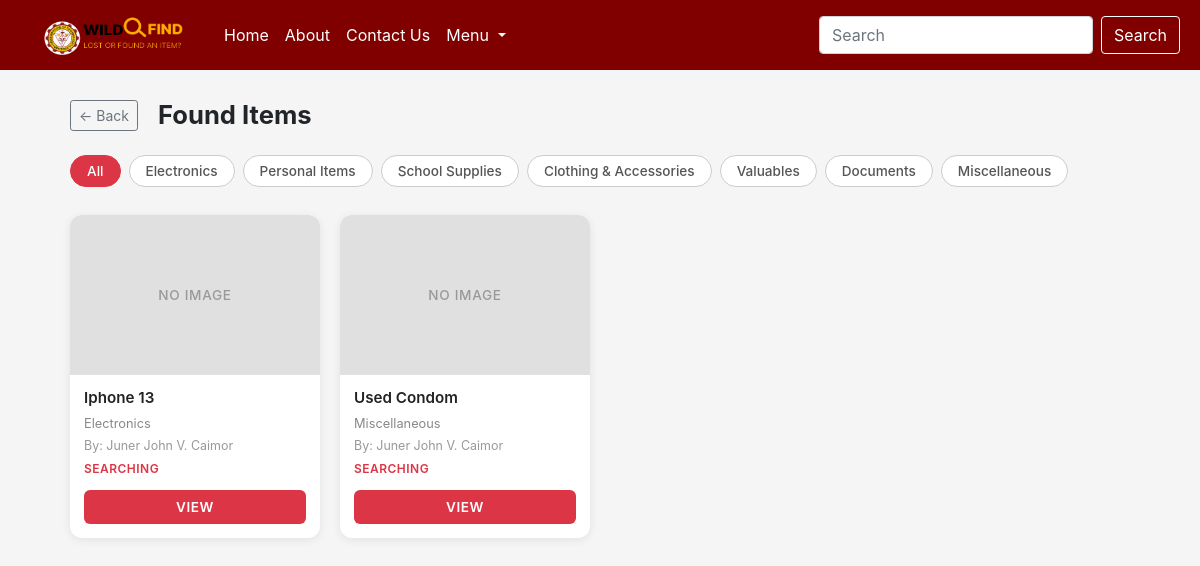
The app's page /lost_items.php (signed in), older data.
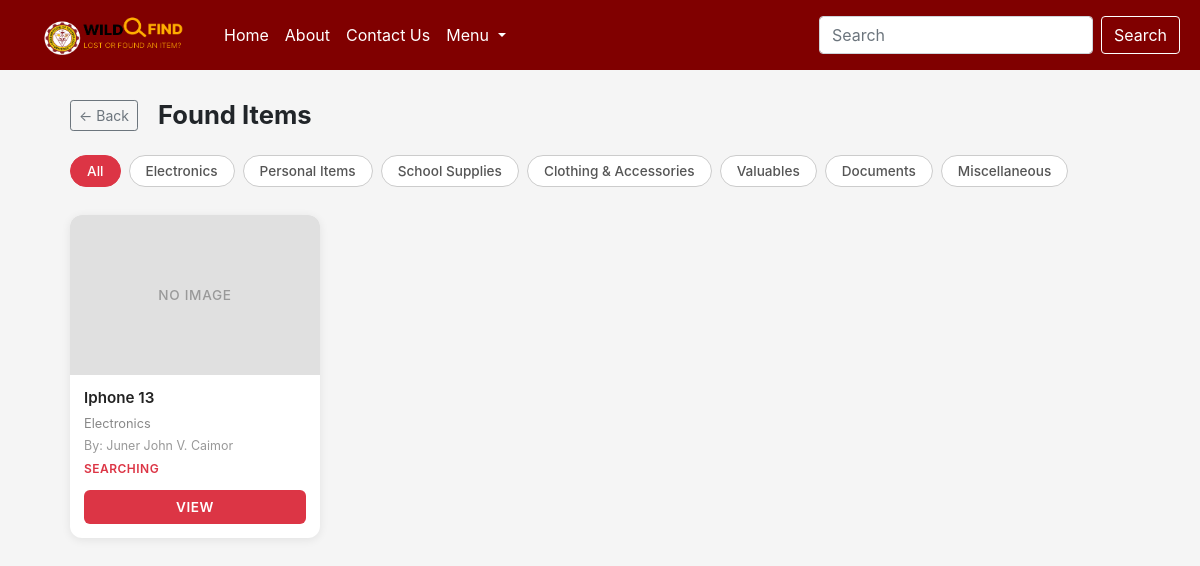
The same page, newer data.
### tables this page shows
CREATE TABLE `category` (
  `category_id` int(11) NOT NULL,
  `categoryName` varchar(100) NOT NULL
);

CREATE TABLE `posts` (
  `post_id` int(11) NOT NULL,
  `user_id` int(11) DEFAULT NULL,
  `location_id` int(11) DEFAULT NULL,
  `specific_location` varchar(255) DEFAULT NULL,
  `category_id` int(11) DEFAULT NULL,
  `dropOff_id` int(11) DEFAULT NULL,
  `type` varchar(255) DEFAULT NULL,
  `itemName` varchar(255) DEFAULT NULL,
  `publicDescription` varchar(255) DEFAULT NULL,
  `privateDetails` varchar(255) DEFAULT NULL,
  `currentStatus` varchar(20) DEFAULT 'PENDING',
  `dateReported` datetime DEFAULT current_timestamp(),
  `expirationDate` datetime DEFAULT NULL
);

CREATE TABLE `users` (
  `user_id` int(11) NOT NULL,
  `full_name` varchar(255) DEFAULT NULL,
  `institutionalEmail` varchar(255) DEFAULT NULL,
  `password` varchar(255) NOT NULL,
  `is_admin` tinyint(1) DEFAULT 0
);

### lost_items.php (the view, shortened to what this page needs)
<?php
require_once 'connect.php';
$categories = $connection->query("SELECT category_id, categoryName FROM category");
$cats = [];
while ($row = $categories->fetch_assoc()) {
    $cats[] = $row;
}
$selected_cat = isset($_GET['category_id']) ? (int)$_GET['category_id'] : 0;
if ($selected_cat > 0) {
    $stmt = $connection->prepare(
        "SELECT p.post_id, p.itemName, p.publicDescription, p.currentStatus, p.dateReported,
            c.categoryName, u.full_name
         FROM posts p
         JOIN category c ON p.category_id = c.category_id
         JOIN users u ON p.user_id = u.user_id
         WHERE p.type = 'LOST' AND p.category_id = ?
         ORDER BY p.dateReported DESC"
    );
    $stmt->bind_param("i", $selected_cat);
    $stmt->execute();
    $posts = $stmt->get_result();
} else {
    $posts = $connection->query(
        "SELECT p.post_id, p.itemName, p.publicDescription, p.currentStatus, p.dateReported,
            c.categoryName, u.full_name
         FROM posts p
         JOIN category c ON p.category_id = c.category_id
         JOIN users u ON p.user_id = u.user_id
         WHERE p.type = 'LOST'
         ORDER BY p.dateReported DESC"
    );
}
?>
<?php require_once 'header_footer/pre-header.php'; ?>
<div class="page-wrapper">
    <div class="page-header" style="gap: 12px; align-items: center; display: flex; margin-bottom: 24px;">
    <a href="dashboard.php" class="btn btn-outline-secondary btn-sm" style="margin-right: 8px;">← Back</a>
    <h2 style="margin: 0;">Found Items</h2>
    </div>
    <div class="category-filter">
        <a href="lost_items.php" class="cat-btn <?= $selected_cat === 0 ? 'active' : '' ?>">All</a>
        <?php foreach ($cats as $cat): ?>
            <a href="lost_items.php?category_id=<?= $cat['category_id'] ?>"
               class="cat-btn <?= $selected_cat === (int)$cat['category_id'] ? 'active' : '' ?>">
                <?= htmlspecialchars($cat['categoryName']) ?>
            </a>
        <?php endforeach; ?>
    </div>
    <?php if ($posts->num_rows === 0): ?>
        <div class="empty-state">No lost items reported yet.</div>
    <?php else: ?>
        <div class="card-grid">
            <?php while ($post = $posts->fetch_assoc()): ?>
                <div class="item-card">
                    <div class="item-card-image">NO IMAGE</div>
                    <div class="item-card-body">
                        <div class="item-card-name">
                            <?= htmlspecialchars($post['itemName'] ?? 'No item name') ?>
                        </div>
                        <div class="item-card-meta" style="color:#888; font-size:0.8rem;"><?= htmlspecialchars($post['categoryName']) ?></div>
                        <div class="item-card-meta">By: <?= htmlspecialchars($post['full_name'] ?? 'Unknown') ?></div>
                        <div class="item-card-status"><?= htmlspecialchars($post['currentStatus']) ?></div>
                    </div>
                    <div class="item-card-footer">
                        <a href="view_post.php?post_id=<?= $post['post_id'] ?>" class="btn-view">VIEW</a>
                    </div>
                </div>
            <?php endwhile; ?>
        </div>
    <?php endif; ?>
</div>
<?php require_once 'header_footer/footer.php'; ?>

### header_footer/pre-header.php (shortened to what this page needs)
<!DOCTYPE html>
<html lang="en">
    <head>
        <link rel="stylesheet" href="https://cdn.jsdelivr.net/npm/bootstrap@4.5.3/dist/css/bootstrap.min.css">
        <link rel="stylesheet" href="css/global.css?v=1">
    </head>
    <body>
        <div class = "container-fluid p-0">
            <nav class="navbar navbar-expand-lg navbar-light bg-light pre-navbar">
                <a class = "navbar-brand" href="dashboard.php">
                    <img src="images/wf_logo.png" width="170" height="40">
                </a>
                <div class="collapse navbar-collapse" id="navbarSupportedContent">
                    <ul class="navbar-nav mr-auto">
                        <li class="nav-item active">
                            <a class="nav-link" href="index.php">Home <span class="sr-only">(current)</span></a>
                        </li>
                        <li class="nav-item">
                            <a class="nav-link" href="#">About</a>
                        </li>
                        <li class="nav-item">
                            <a class="nav-link" href="#">Contact Us</a>
                        </li>
                        <li class="nav-item dropdown">
                            <a class="nav-link dropdown-toggle" href="#" id="navbarDropdown" role="button" data-toggle="dropdown" aria-haspopup="true" aria-expanded="false">
                            Menu
                            </a>
                        </li>
                    </ul>
                    <form class="form-inline my-2 my-lg-0">
                        <input class="form-control mr-sm-2" type="search" placeholder="Search" aria-label="Search">
                        <button class="btn btn-outline-success search-btn" type="submit">Search</button>
                    </form>
                </div>
            </nav>

### header_footer/footer.php (shortened to what this page needs)
        </div>
    </body>
</html>

### css/global.css (style rules this page uses)
html, body { margin: 0; padding: 0; min-height: 100%; background-color: #f5f5f5; }
.pre-navbar { height: 70px; flex-shrink: 0; display: flex; align-items: center; gap: 10px; padding: 0 20px; background-color: maroon !important; box-sizing: border-box; }
.pre-navbar.navbar-light .navbar-nav .nav-link { color: white; }
.pre-navbar.navbar-light .navbar-nav .nav-link, .pre-navbar.navbar-light .navbar-nav .active > .nav-link, .pre-navbar.navbar-light .navbar-nav .nav-link:hover, .pre-navbar.navbar-light .navbar-nav .nav-link:focus { color: white; }
.search-btn { border-color: white; color: white; }

### lost_items.php (style rules this page uses)
.page-wrapper { padding: 30px 20px; max-width: 1100px; margin: 0 auto; }
.page-header { display: flex; align-items: center; gap: 12px; margin-bottom: 24px; }
.page-header h2 { font-weight: 700; margin: 0; font-size: 1.6rem; }
.category-filter { display: flex; flex-wrap: wrap; gap: 8px; margin-bottom: 28px; }
.cat-btn { border: 1.5px solid #ccc; background: #fff; border-radius: 20px; padding: 5px 16px; font-size: 0.85rem; font-weight: 500; color: #555; cursor: pointer; text-decoration: none; transition: all 0.15s; }
.cat-btn.active { background: #dc3545; border-color: #dc3545; color: #fff; }
.card-grid { display: grid; grid-template-columns: repeat(auto-fill, minmax(220px, 1fr)); gap: 20px; }
.item-card { background: #fff; border-radius: 12px; box-shadow: 0 2px 10px rgba(0,0,0,0.08); overflow: hidden; display: flex; flex-direction: column; }
.item-card-image { background: #e0e0e0; height: 160px; display: flex; align-items: center; justify-content: center; color: #999; font-size: 0.85rem; font-weight: 500; letter-spacing: 0.05em; }
.item-card-body { padding: 12px 14px; flex: 1; display: flex; flex-direction: column; gap: 4px; }
.item-card-name { font-weight: 600; font-size: 0.95rem; color: #222; white-space: nowrap; overflow: hidden; text-overflow: ellipsis; }
.item-card-meta { font-size: 0.78rem; color: #999; }
.item-card-status { font-size: 0.75rem; font-weight: 600; color: #dc3545; text-transform: uppercase; letter-spacing: 0.04em; }
.item-card-footer { padding: 0 14px 14px 14px; }
.btn-view { display: block; text-align: center; background: #dc3545; color: #fff; border-radius: 6px; padding: 7px; font-size: 0.85rem; font-weight: 600; text-decoration: none; transition: background 0.15s; letter-spacing: 0.04em; }

Row changes from the older to the newer data that the page shows:
removed posts: itemName "Used Condom", category.categoryName "Miscellaneous", user.full_name "Juner John V. Caimor", currentStatus "SEARCHING"
